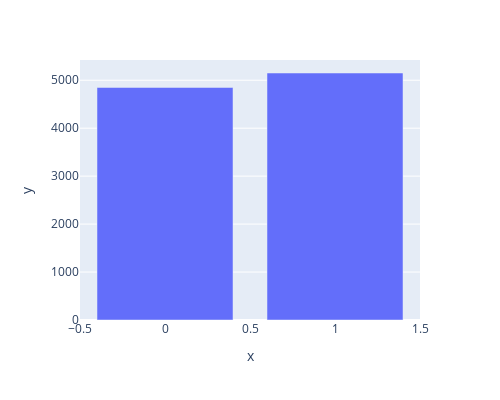

Notebook code for this chart:
### Markdown cell above
#### Column active_member

### Code cell
fig = px.bar(df.active_member.value_counts(), x=df.active_member.value_counts().index, y=df.active_member.value_counts().values,width = 500 ,  height = 400)
fig.show()

### Figure 1 — Plotly figure (JSON) as saved in the notebook; plotly's stock layout.template omitted (floating-point values rounded to 4 significant figures)
{"data": [{"alignmentgroup": "True", "hovertemplate": "x=%{x}<br>y=%{y}<extra></extra>", "legendgroup": "", "marker": {"color": "#636efa", "pattern": {"shape": ""}}, "name": "", "offsetgroup": "", "orientation": "v", "showlegend": false, "textposition": "auto", "type": "bar", "x": [1, 0], "xaxis": "x", "y": [5151, 4849], "yaxis": "y"}], "layout": {"barmode": "relative", "height": 400, "legend": {"tracegroupgap": 0}, "margin": {"t": 60}, "width": 500, "xaxis": {"anchor": "y", "domain": [0, 1], "title": {"text": "x"}}, "yaxis": {"anchor": "x", "domain": [0, 1], "title": {"text": "y"}}}}
